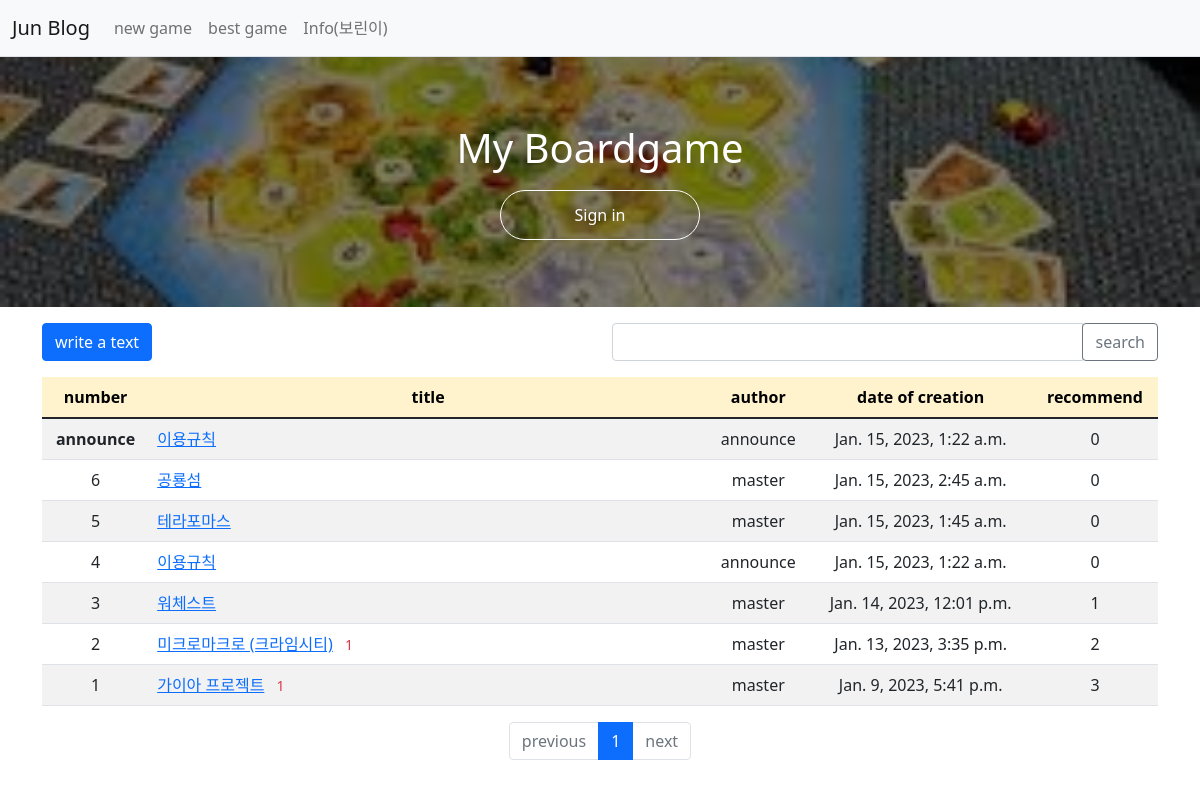
The app's page /pybo/ (signed in) with its own data.
### pybo/models.py (models this page shows, shortened)
class Question(models.Model):
    author = models.ForeignKey(User, on_delete=models.CASCADE, related_name='author_question')
    subject = models.CharField(max_length=200)
    content = models.TextField()
    create_date = models.DateTimeField()
    modify_date = models.DateTimeField(null=True, blank=True)
    voter = models.ManyToManyField(User, related_name='voter_question')

### pybo/views/base_views.py (the view, shortened to what this page needs)
# urls.py: path('', base_views.index, name='index')
def index(request):
    page = request.GET.get('page', '1')
    kw = request.GET.get('kw', '')
    question_list = Question.objects.order_by('-create_date')
    paginator = Paginator(question_list, 10)
    page_obj = paginator.get_page(page)
    context = {'question_list': page_obj, 'page': page, 'kw': kw}
    return render(request, 'pybo/question_list.html', context)

### pybo/templatetags/pybo_filter.py (called while the page is built)
@register.filter
def sub(value, arg):
    return value - arg

### templates/pybo/question_list.html (shortened to what this page needs)
{% extends 'base.html' %}
{% load pybo_filter %}
{% block content %}
<div class="container my-3">
    <div class="row my-3">
        <div class="col-6">
            <a href="{% url 'pybo:question_create' %}" class="btn btn-primary">write a text</a>
        </div>
        <div class="col-6">
            <div class="input-group">
                <input type="text" id="search_kw" class="form-control" value="{{ kw|default_if_none:'' }}">
                <div class="input-group-append">
                    <button class="btn btn-outline-secondary" type="button" id="btn_search">search</button>
                </div>
            </div>
        </div>
    </div>
    <table class="table table-striped  table-hover ">
        <thead>
        <tr class="text-center table-warning">
            <th>number</th>
            <th style="width:50%">title</th>
            <th>author</th>
            <th>date of creation</th>
            <th>recommend</th>
        </tr>
        </thead>
        <tbody>
        {% if question_list %}
        {% for question in question_list %}
        {% if question.author.username == 'announce' %}
        <tr class="text-center">
            <td>
                <strong>announce</strong>
            </td>
            <td class="text-start">
                <a href="{% url 'pybo:detail' question.id %}">{{ question.subject }}</a>
            </td>
            <td>{{ question.author.username }}</td>
            <td>{{ question.create_date }}</td>
            <td>{{ question.voter.count }}</td>
        </tr>
        {% endif %}
        {% endfor %}
        {% for question in question_list %}
        <tr class="text-center">
            <td>
                {{ question_list.paginator.count|sub:question_list.start_index|sub:forloop.counter0|add:1 }}
            </td>
            <td class="text-start">
                <a href="{% url 'pybo:detail' question.id %}">{{ question.subject }}</a>
                {% if question.answer_set.count > 0 %}
                <span class="text-danger small mx-2">{{ question.answer_set.count }}</span>
                {% endif %}
            </td>
            <td>{{ question.author.username }}</td>
            <td>{{ question.create_date }}</td>
            <td>{{ question.voter.count }}</td>
        </tr>
        {% endfor %}
        {% else %}
        <tr>
            <td colspan="4">Have no question</td>
        </tr>
        {% endif %}
        </tbody>
    </table>
    <ul class="pagination justify-content-center">
        {% if question_list.has_previous %}
        <a class="page-link" data-page="{{ question_list.previous_page_number }}"
           href="javascript:void(0)">previous</a>
        </li>
        {% else %}
        <li class="page-item disabled">
            <a class="page-link" tabindex="-1" aria-disabled="true" href="#">previous</a>
        </li>
        {% endif %}
        {% for page_number in question_list.paginator.page_range %}
        {% if page_number >= question_list.number|add:-5 and page_number <= question_list.number|add:5 %}
        {% if page_number == question_list.number %}
        <li class="page-item active" aria-current="page">
             <a class="page-link" data-page="{{ page_number }}"
           href="javascript:void(0)">{{ page_number }}</a>
        </li>
        {% else %}
        <li class="page-item">
            <a class="page-link" data-page="{{ page_number }}"
           href="javascript:void(0)">{{ page_number }}</a>
        </li>
        {% endif %}
        {% endif %}
        {% endfor %}
        {% if question_list.has_next %}
        <li class="page-item">
            <a class="page-link" data-page="{{ question_list.next_page_number }}"
               href="javascrip:void(0)">next</a>
        </li>
        {% else %}
        <li class="page-item disabled">
            <a class="page-link" tabindex="-1" aria-disabled="true" href="#">next</a>
        </li>
        {% endif %}
    </ul>
</div>
{% endblock %}

### templates/navbar.html (shortened to what this page needs)
<nav class="navbar navbar-expand-lg navbar-light bg-light border-bottom">
    <div class="container-fluid">
        <a class="navbar-brand"  href="{% url 'pybo:index' %}">Jun Blog</a>
        <div class="collapse navbar-collapse" id="navbarSupportedContent">
            <ul class="navbar-nav me-auto mb-2 mb-lg-0">
                <li class="nav-item">
                    <a class="nav-link" href="{% url 'pybo:new_game' %}">new game</a>
                </li>
                <li class="nav-item">
                    <a class="nav-link" href="{% url 'pybo:best_game' %}">best game</a>
                </li>
                <li class="nav-item">
                    {% if user.is_authenticated %}
                    <a class="nav-link" href="{% url 'common:info' %}">Info({{ user.username }}) </a>
                    {% endif %}
                </li>
            </ul>
        </div>
    </div>
</nav>

### records on screen
Question: subject "이용규칙", author.username "announce", create_date "Jan. 15, 2023, 1:22 a.m.", voter.count "0", paginator.count|sub "4"
Question: paginator.count|sub "6", subject "공룡섬", author.username "master", create_date "Jan. 15, 2023, 2:45 a.m.", voter.count "0"
Question: paginator.count|sub "5", subject "테라포마스", author.username "master", create_date "Jan. 15, 2023, 1:45 a.m.", voter.count "0"
Question: paginator.count|sub "3", subject "워체스트", author.username "master", create_date "Jan. 14, 2023, 12:01 p.m.", voter.count "1"
Question: paginator.count|sub "2", subject "미크로마크로 (크라임시티)", answer_set.count "1", author.username "master", create_date "Jan. 13, 2023, 3:35 p.m.", voter.count "2"
Question: paginator.count|sub "1", subject "가이아 프로젝트", answer_set.count "1", author.username "master", create_date "Jan. 9, 2023, 5:41 p.m.", voter.count "3"

### other values on screen
{{ user.username }} "보린이"
{{ page_number }} "1"
